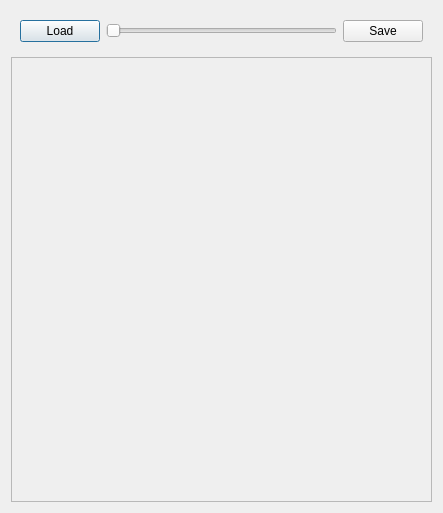
<?xml version="1.0" encoding="UTF-8"?>
<ui version="4.0">
 <class>QtThresholdFiltererMainDialog</class>
 <widget class="QDialog" name="QtThresholdFiltererMainDialog">
  <property name="geometry">
   <rect>
    <x>0</x>
    <y>0</y>
    <width>443</width>
    <height>513</height>
   </rect>
  </property>
  <property name="windowTitle">
   <string>ThresholdFilterer</string>
  </property>
  <layout class="QVBoxLayout" name="verticalLayout">
   <item>
    <widget class="QWidget" name="widget_top" native="true">
     <layout class="QHBoxLayout" name="horizontalLayout">
      <item>
       <widget class="QPushButton" name="button_load">
        <property name="text">
         <string>Load</string>
        </property>
       </widget>
      </item>
      <item>
       <widget class="QSlider" name="pixels">
        <property name="minimum">
         <number>1</number>
        </property>
        <property name="maximum">
         <number>1024</number>
        </property>
        <property name="orientation">
         <enum>Qt::Horizontal</enum>
        </property>
       </widget>
      </item>
      <item>
       <widget class="QPushButton" name="button_save">
        <property name="text">
         <string>Save</string>
        </property>
       </widget>
      </item>
     </layout>
    </widget>
   </item>
   <item>
    <widget class="QScrollArea" name="area_picture">
     <property name="widgetResizable">
      <bool>true</bool>
     </property>
     <widget class="QWidget" name="contents">
      <property name="geometry">
       <rect>
        <x>0</x>
        <y>0</y>
        <width>423</width>
        <height>446</height>
       </rect>
      </property>
     </widget>
    </widget>
   </item>
  </layout>
 </widget>
 <resources/>
 <connections/>
</ui>
